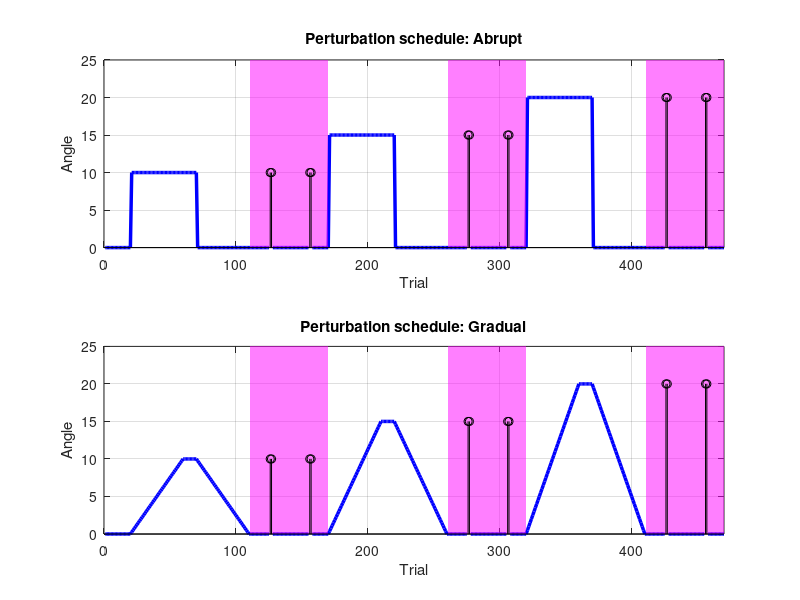

Recreate this plot in MATLAB.
%% new genSchedule generator
 
%% Default variables
clear all; clc;
rng(927); % fix random seed
targetvar_theta = 5;
nFam_T=80; % nTrial of familiarization
nB_T=20; % nTrial of baseline
nG_T=40; % nTrial of gradual perturbation
nEx_T=10; % nTrial of maximum level in extended gradual
nA_T=nG_T+nEx_T; % nTrial of abrupt perturbation
nEC_T=60; % nTrial of error clamp
P = [10 15 20]; % perturbation level
dp=P/nG_T; % increase step for gradual perturbation
ind_Trig=[1+1/4*nEC_T 2+1/4*nEC_T 1+3/4*nEC_T 2+3/4*nEC_T] ;% index of triggers, First and third quarters
reachvar_thetaControl = 0.5;
clampvar_thetaControl = 0.5;
reachvar_thetaNoise = 4;
clampvar_thetaNoise = 4;
% reachvar_thetaInt = 2;
% clampvar_thetaInt = 2;
save defaultVar.mat

%% Schedule Generator
% taskschedule -> 1 = feedback, 2= errorclamp, 6=control break

% test
% load defaultVar.mat
taskschedule = [1*ones(1,4) 2*ones(1,2) ]; 
rotationangle = [0*ones(1,2) P(end)*ones(1,2) 0*ones(1,2)];
nTask = length(taskschedule);
iti = 1000+500*rand(1,nTask);
targetlocation = (90-targetvar_theta)+(2*targetvar_theta)*rand(1,nTask);
reachnoise = reachvar_thetaControl*randn(1,nTask);
clampnoise = clampvar_thetaControl*randn(1,nTask);
clear nFam_T nB_T nG_T nEx_T nA_T nEC_T dp P ind_Trig
save taskTest

% familiarization and baseline for abrupt perturbation
load defaultVar.mat
taskschedule = [1*ones(1,nFam_T)];
nTask = length(taskschedule);
rotationangle = [0*ones(1,nTask)];
iti = 1000+500*rand(1,nTask);
targetlocation = (90-targetvar_theta)+(2*targetvar_theta)*rand(1,nTask);
reachnoise = reachvar_thetaControl*randn(1,nTask);
clampnoise = clampvar_thetaControl*randn(1,nTask);
clear nB_T nG_T nEx_T nA_T nEC_T dp ind_Trig
save taskBaseA

% main session for abrupt perturbation
load defaultVar.mat
taskschedule = [1*ones(1,nB_T)... 
    1*ones(1,nA_T) 1*ones(1,nG_T) 2*ones(1,nEC_T)...
    1*ones(1,nA_T) 1*ones(1,nG_T) 2*ones(1,nEC_T)...
    1*ones(1,nA_T) 1*ones(1,nG_T) 2*ones(1,nEC_T)];
taskschedule(nB_T+1*(nA_T+nG_T+nEC_T)-nEC_T+ind_Trig)=1;
taskschedule(nB_T+2*(nA_T+nG_T+nEC_T)-nEC_T+ind_Trig)=1;
taskschedule(nB_T+3*(nA_T+nG_T+nEC_T)-nEC_T+ind_Trig)=1; % Trigger setting on first&third quarters in error clamp
nTask = length(taskschedule);
rotationangle = [0*ones(1,nB_T)... % Baseline
    P(1)*ones(1,nA_T) 0*ones(1,nG_T) 0*ones(1,nEC_T)... % First gradual
    P(2)*ones(1,nA_T) 0*ones(1,nG_T) 0*ones(1,nEC_T)...
    P(3)*ones(1,nA_T) 0*ones(1,nG_T) 0*ones(1,nEC_T)];
rotationangle(nB_T+1*(nA_T+nG_T+nEC_T)-nEC_T+ind_Trig)=P(1);
rotationangle(nB_T+2*(nA_T+nG_T+nEC_T)-nEC_T+ind_Trig)=P(2);
rotationangle(nB_T+3*(nA_T+nG_T+nEC_T)-nEC_T+ind_Trig)=P(3);
iti = 1000+500*rand(1,nTask);
targetlocation = (90-targetvar_theta)+(2*targetvar_theta)*rand(1,nTask);
reachnoise = reachvar_thetaControl*randn(1,nTask);
clampnoise = clampvar_thetaControl*randn(1,nTask);
clear nFam_T nEx_T dp 
save taskMainA


% familiarization and baseline gradual perturbation
% load defaultVar.mat
% taskschedule = [1*ones(1,nFam_T)];
% nTask = length(taskschedule);
% rotationangle = [0*ones(1,nTask)];
% iti = 1000+500*rand(1,nTask);
% targetlocation = (90-targetvar_theta)+(2*targetvar_theta)*rand(1,nTask);
% reachnoise = reachvar_thetaControl*randn(1,nTask);
% clampnoise = clampvar_thetaControl*randn(1,nTask);
% clear nB_T nG_T nEx_T nA_T nEC_T dp ind_Trig
% save taskBaseG

% main session for Gradual perturbation 
load defaultVar.mat
taskschedule = [1*ones(1,nB_T)... % Baseline
    1*ones(1,2*nG_T+nEx_T) 2*ones(1,nEC_T)... %First gradual
    1*ones(1,2*nG_T+nEx_T) 2*ones(1,nEC_T)... % second gradual
    1*ones(1,2*nG_T+nEx_T) 2*ones(1,nEC_T)]; % thrid gradual
taskschedule(nB_T+1*(2*nG_T+nEx_T+nEC_T)-nEC_T+ind_Trig)=1;
taskschedule(nB_T+2*(2*nG_T+nEx_T+nEC_T)-nEC_T+ind_Trig)=1;
taskschedule(nB_T+3*(2*nG_T+nEx_T+nEC_T)-nEC_T+ind_Trig)=1; % Trigger setting on first&third quarters in error clamp
nTask = length(taskschedule);
rotationangle = [0*ones(1,nB_T)...
    (dp(1):dp(1):P(1)).*ones(1,nG_T) P(1)*ones(1,nEx_T) ((P(1)-dp(1)):-dp(1):0).*ones(1,nG_T) 0*ones(1,nEC_T)... % First gradual
    (dp(2):dp(2):P(2)).*ones(1,nG_T) P(2)*ones(1,nEx_T) ((P(2)-dp(2)):-dp(2):0).*ones(1,nG_T) 0*ones(1,nEC_T)...
    (dp(3):dp(3):P(3)).*ones(1,nG_T) P(3)*ones(1,nEx_T) ((P(3)-dp(3)):-dp(3):0).*ones(1,nG_T) 0*ones(1,nEC_T)];
rotationangle(nB_T+1*(2*nG_T+nEx_T+nEC_T)-nEC_T+ind_Trig)=P(1);
rotationangle(nB_T+2*(2*nG_T+nEx_T+nEC_T)-nEC_T+ind_Trig)=P(2);
rotationangle(nB_T+3*(2*nG_T+nEx_T+nEC_T)-nEC_T+ind_Trig)=P(3); % Trigger setting on first&third quarters in error clamp
iti = 1000+500*rand(1,nTask);
targetlocation = (90-targetvar_theta)+(2*targetvar_theta)*rand(1,nTask);
reachnoise = reachvar_thetaControl*randn(1,nTask);
clampnoise = clampvar_thetaControl*randn(1,nTask);
clear nFam_T nA_T 
save taskMainG

% % main session for Noise 20 and 40
% taskschedule = [1*ones(1,20) 1*ones(1,60) 1*ones(1,40) 1*ones(1,50) 1*ones(1,20) 1*ones(1,30) 1*ones(1,20) 6 1*ones(1,20) 1*ones(1,50) 2*ones(1,120)];
% nTask = length(taskschedule);
% rotationangle = [0*ones(1,20) 20*ones(1,60) 40*ones(1,40) 20*ones(1,50) 40*ones(1,20) 20*ones(1,30) 40*ones(1,41) 20*ones(1,50) 40*ones(1,120)];
% iti = 1000+500*rand(1,nTask);
% targetlocation = (90-targetvar_theta)+(2*targetvar_theta)*rand(1,nTask);
% reachnoise = reachvar_thetaNoise*randn(1,nTask);
% clampnoise = clampvar_thetaNoise*randn(1,nTask);
% save taskMainN40


% % familiarization and baseline for Intermediate(5 min)
% taskschedule = [1*ones(1,80)];
% nTask = length(taskschedule);
% rotationangle = [0*ones(1,nTask)];
% iti = 1000+500*rand(1,nTask);
% targetlocation = (90-targetvar_theta)+(2*targetvar_theta)*rand(1,nTask);
% reachnoise = reachvar_thetaInt*randn(1,nTask);
% clampnoise = clampvar_thetaInt*randn(1,nTask);
% save taskBaseInt


% % main session for Intermediate
% taskschedule = [1*ones(1,20) 1*ones(1,60) 1*ones(1,40) 1*ones(1,50) 1*ones(1,20) 1*ones(1,30) 1*ones(1,20) 6 1*ones(1,20) 1*ones(1,50) 2*ones(1,120)];
% nTask = length(taskschedule);
% rotationangle = [0*ones(1,20) P*ones(1,60) 0*ones(1,40) P*ones(1,50) 0*ones(1,20) P*ones(1,30) 0*ones(1,41) P*ones(1,50) P*ones(1,120)];
% iti = 1000+500*rand(1,nTask);
% targetlocation = (90-targetvar_theta)+(2*targetvar_theta)*rand(1,nTask);
% reachnoise = reachvar_thetaInt*randn(1,nTask);
% clampnoise = clampvar_thetaInt*randn(1,nTask);
% save taskMainInt

%% Temporary plot
load taskMainA
A=rotationangle; % Abrupt
load taskMainG
B=rotationangle; % Gradual
EC_x(1,1)=nB_T+1*(2*nG_T+nEx_T+nEC_T)-nEC_T+1;
EC_x(1,2)=nB_T+1*(2*nG_T+nEx_T+nEC_T);
EC_x(2,1)=nB_T+2*(2*nG_T+nEx_T+nEC_T)-nEC_T+1;
EC_x(2,2)=nB_T+2*(2*nG_T+nEx_T+nEC_T);
EC_x(3,1)=nB_T+3*(2*nG_T+nEx_T+nEC_T)-nEC_T+1;
EC_x(3,2)=nB_T+3*(2*nG_T+nEx_T+nEC_T);
EC_y=[0 P(end)+5];
TRIG=NaN*ones(1,nTask); IND_TEMP=[EC_x(1,1)+ind_Trig-1 EC_x(2,1)+ind_Trig-1 EC_x(3,1)+ind_Trig-1];
TRIG(IND_TEMP)=1; TRIG=TRIG.*A;
A(IND_TEMP)=NaN; B(IND_TEMP)=NaN; 

subplot(2,1,1),h1=plot(A,'b');axis([0 nTask EC_y(1) EC_y(2)]),set(h1,'linewidth',2.5),grid on
patch([EC_x(1,1) EC_x(1,2) EC_x(1,2) EC_x(1,1)], [EC_y(1) EC_y(1) EC_y(2) EC_y(2)],'m','FaceAlpha',0.5,'linestyle','none')
patch([EC_x(2,1) EC_x(2,2) EC_x(2,2) EC_x(2,1)], [EC_y(1) EC_y(1) EC_y(2) EC_y(2)],'m','FaceAlpha',0.5,'linestyle','none')
patch([EC_x(3,1) EC_x(3,2) EC_x(3,2) EC_x(3,1)], [EC_y(1) EC_y(1) EC_y(2) EC_y(2)],'m','FaceAlpha',0.5,'linestyle','none')
title('Perturbation schedule: Abrupt'),xlabel('Trial'),ylabel('Angle')
hold on; stem(TRIG,'k')

subplot(2,1,2),h2=plot(B,'b');axis([0 nTask EC_y(1) EC_y(2)]),set(h2,'linewidth',2.5),grid on
patch([EC_x(1,1) EC_x(1,2) EC_x(1,2) EC_x(1,1)], [EC_y(1) EC_y(1) EC_y(2) EC_y(2)],'m','FaceAlpha',0.5,'linestyle','none')
patch([EC_x(2,1) EC_x(2,2) EC_x(2,2) EC_x(2,1)], [EC_y(1) EC_y(1) EC_y(2) EC_y(2)],'m','FaceAlpha',0.5,'linestyle','none')
patch([EC_x(3,1) EC_x(3,2) EC_x(3,2) EC_x(3,1)], [EC_y(1) EC_y(1) EC_y(2) EC_y(2)],'m','FaceAlpha',0.5,'linestyle','none')
title('Perturbation schedule: Gradual'),xlabel('Trial'),ylabel('Angle')
hold on; stem(TRIG,'k')
%clear all; clc;

